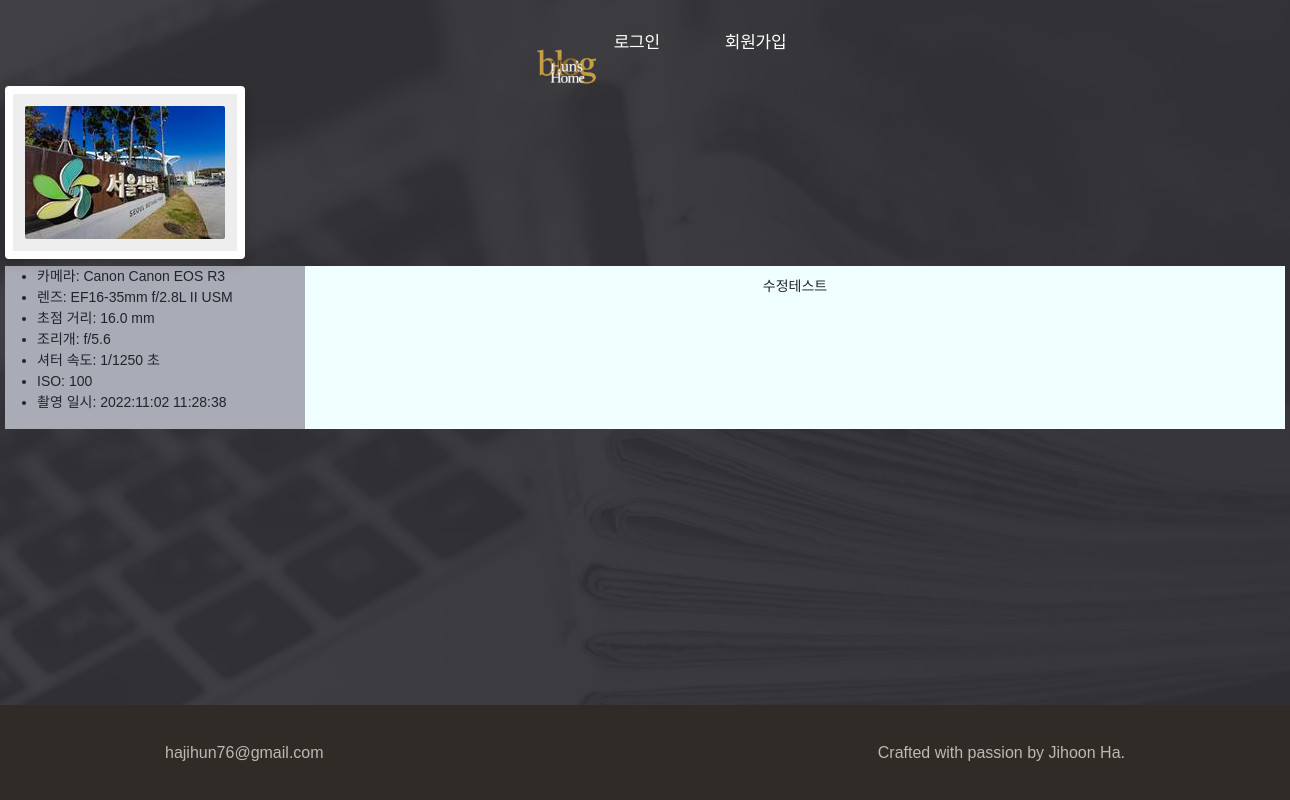
Screenshot of /posts/lists/1/pics/20/ with the database file from the repository.
### blog/models.py (models this page shows, shortened)
class PostListPics(models.Model):
    post_list = models.ForeignKey(
        'PostList', on_delete=models.CASCADE, related_name='pics'
    )
    author = models.ForeignKey(User, on_delete=models.CASCADE)
    content = models.TextField(null=True, blank=True)
    image = models.ImageField(upload_to='post_list_pics/original/')
    thumbnail = models.ImageField(
        upload_to='post_list_pics/thumbnails/',
        blank=True, editable=False
    )
    metadata = models.JSONField(
        blank=True, null=True,
        help_text="EXIF 메타데이터(카메라, 렌즈, ISO 등)를 저장"
    )

### blog/views.py (the view)
# urls.py: path('posts/lists/<int:post_list_id>/pics/<int:pics_id>/', views.PostPicsDetailView.as_view(), name='post_pics_detail'),
class PostPicsDetailView(DetailView):
    model = PostListPics
    template_name = 'blog/gallery/pics_detail.html'
    context_object_name = 'pic'
    pk_url_kwarg = 'pics_id'
    def get_context_data(self, **kwargs):
        context = super().get_context_data(**kwargs)
        context['exif'] = self.object.metadata or {}
        return context

### blog/templatetags/exif_extras.py (called while the page is built)
@register.filter
def rational_to_float(value, decimal_places=1):
    try:
        num, den = value
        result = num / den
        format_str = f"%.{decimal_places}f"
        return format_str % result
    except Exception:
        return ''

### blog/templates/blog/gallery/pics_detail.html (shortened to what this page needs)
{% extends "blog_base/base_with_navbar.html" %}
{% load static %}
{% load exif_extras %}
{% block content %}
<main class="site-body">
  <div class="container_detail">
    <div class="image-frame">
      <img id="responsiveImg" class="responsive-img" src="{{ pic.image.url }}" alt="Original Image">
    </div>
    <section class="meta_info">
      {% if exif %}
        <ul>
          {% if exif.Make and exif.Model %}
            <li>카메라: {{ exif.Make }} {{ exif.Model }}</li>
          {% endif %}
          {% if exif.LensModel %}
            <li>렌즈: {{ exif.LensModel }}</li>
          {% endif %}
          {% if exif.FocalLength %}
              <li>초점 거리: {{ exif.FocalLength|rational_to_float }} mm</li>
          {% endif %}
          {% if exif.FNumber %}
            <li>
              조리개: f/{{ exif.FNumber|rational_to_float }}
            </li>
          {% endif %}
          {% if exif.ExposureTime %}
            {% with num=exif.ExposureTime.0 den=exif.ExposureTime.1 %}
              <li>셔터 속도: {{ num }}/{{ den }} 초</li>
            {% endwith %}
          {% endif %}
          {% if exif.ISOSpeedRatings %}
            <li>ISO: {{ exif.ISOSpeedRatings }}</li>
          {% endif %}
          {% if exif.DateTimeOriginal %}
            <li>촬영 일시: {{ exif.DateTimeOriginal }}</li>
          {% endif %}
        </ul>
        <div class="content_detail">
          {{ pic.content|linebreaksbr}}
        </div>
      {% else %}
        <p>EXIF 정보가 없습니다.</p>
      {% endif %}
    </section>
  </div>
</main>
{% endblock content %}

### blog/static/blog/css/theme.css (style rules this page uses)
* { font-family: "Spoqa Han Sans Neo", sans-serif; }
:root { --border: #e3e1dc; --text: #fff; --link: #fff; --site-footer: #bcb9b0; --site-footer-background: #2f2c28; --site-header-background: rgba(255, 255, 255, 0.76); --max-content-width: 1000px; --input-background: #fff; --input-border: #cccac3; --input-error: #999; --input-error-border: #e6584e; --input-focus-border: #ffcc00; --input-focus-background: #fffdf3; --input-placeholder: #bcb9b0; --button-text: #fff; --button-primary-background: #222; --button-primary-hover-background: #444; --account-link: #fff; --box-border: #e3e1dc; --dialog-border: #e3e1dc; --dialog-background: #f6f5f3; --dialog-info: #e1811b; --max-content-width: 1000px; --file-content-border: #cccac3; --file-content-background: #fff; --profile-header-edit: #7b776b; --main-header-border: #f0efec; --main-header-background: #fff; --profile-header-edit: #7b776b; --avatar-placeholder: #e3e1dc; --chip-border: #e3e1dc; --chip-text: #2f2c28; }

### blog/static/blog/css/styles.css (style rules this page uses)
html { position: relative; min-height: 100vh; margin: 0; }
body { display: flex; min-height: 100vh; flex-direction: column; margin: 0; padding: 0; background: url("../images/bg.jpg") no-repeat center top/cover; -webkit-font-smoothing: antialiased; -moz-osx-font-smoothing: auto; word-break: keep-all; }
body > .site-body { flex: 1 0 auto; }
.container_detail { display: block; justify-content: center; align-items: center; width: 1280px; margin: 0 auto; }
.responsive-img.landscape { width: 100%; height: auto; }
.meta_info { display: grid; grid-template-columns: 300px 1fr; background-color: #a9abb7; font-size: 14px; }
.content_detail { background-color: azure; padding: 10px 10px; text-align: center; }
.image-frame { display: inline-block; padding: 12px; border: 8px solid #fff; box-shadow: 0 4px 12px rgba(0,0,0,0.2); background: #eee; border-radius: 4px; }
.image-frame img { display: block; max-width: 100%; height: auto; border-radius: 2px; }

### rows the page displays
PostListPics: image (picture), content "수정테스트"

### other values shown
{{ exif.Make }} "Canon"
{{ exif.Model }} "Canon EOS R3"
{{ exif.LensModel }} "EF16-35mm f/2.8L II USM"
{{ exif.FocalLength|rational_to_float }} "16.0"
{{ exif.FNumber|rational_to_float }} "5.6"
{{ num }} "1"
{{ den }} "1250"
{{ exif.ISOSpeedRatings }} "100"
{{ exif.DateTimeOriginal }} "2022:11:02 11:28:38"
